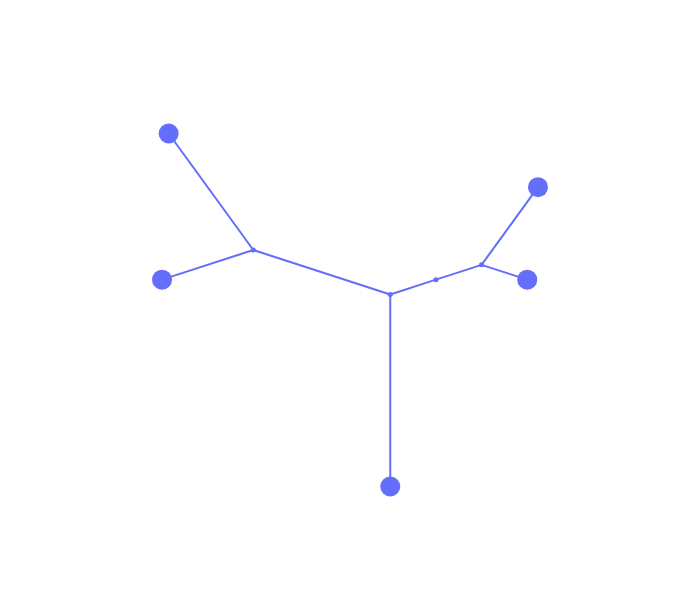

Source (notebook cell):
### Code cell
anjl.plot_equal_angle(Z=Z2r, line_width=2, marker_size=20, internal_marker_size=5)

### Figure 1 — Plotly figure (JSON) as saved in the notebook; plotly's stock layout.template omitted (floating-point values rounded to 4 significant figures)
{"data": [{"hovertemplate": "x=%{x}<br>y=%{y}<extra></extra>", "legendgroup": "", "line": {"color": "#636efa", "dash": "solid", "width": 2}, "marker": {"symbol": "circle"}, "mode": "lines", "name": "", "orientation": "v", "showlegend": false, "type": "scatter", "x": [0, 0.9511, null, 0, -0.9511, null, -0.9511, -0.9511, null, -0.9511, -3.804, null, -3.804, -5.706, null, -3.804, -5.568, null, 0.9511, 2.127, null, 0.9511, 1.902, null], "xaxis": "x", "y": [0, 0.309, null, 0, -0.309, null, -0.309, -4.309, null, -0.309, 0.618, null, 0.618, 0, null, 0.618, 3.045, null, 0.309, 1.927, null, 0.309, 0, null], "yaxis": "y"}, {"hovertemplate": "<b>%{hovertext}</b><br><br>x=%{x}<br>y=%{y}<extra></extra>", "hovertext": [1, 0, 2, 4, 3], "legendgroup": "", "marker": {"color": "#636efa", "size": 20, "symbol": "circle"}, "mode": "markers", "name": "", "orientation": "v", "showlegend": false, "type": "scatter", "x": [-5.568, -5.706, -0.9511, 1.902, 2.127], "xaxis": "x", "y": [3.045, 0, -4.309, 0, 1.927], "yaxis": "y"}, {"hovertemplate": "<b>%{hovertext}</b><br><br>x=%{x}<br>y=%{y}<extra></extra>", "hovertext": [8, 7, 5, 6], "legendgroup": "", "marker": {"color": "#636efa", "size": 5, "symbol": "circle"}, "mode": "markers", "name": "", "orientation": "v", "showlegend": false, "type": "scatter", "x": [0, -0.9511, -3.804, 0.9511], "xaxis": "x", "y": [0, -0.309, 0.618, 0.309], "yaxis": "y"}], "layout": {"height": 600, "legend": {"itemsizing": "constant", "tracegroupgap": 0}, "width": 700, "xaxis": {"autorange": true, "domain": [0, 1], "mirror": false, "range": [-7.415, 3.835], "showgrid": false, "showline": false, "showticklabels": false, "ticks": "", "title": {}, "type": "linear"}, "yaxis": {"autorange": true, "domain": [0, 1], "mirror": false, "range": [-5.007, 3.743], "scaleanchor": "x", "scaleratio": 1, "showgrid": false, "showline": false, "showticklabels": false, "ticks": "", "title": {}, "type": "linear"}}}
